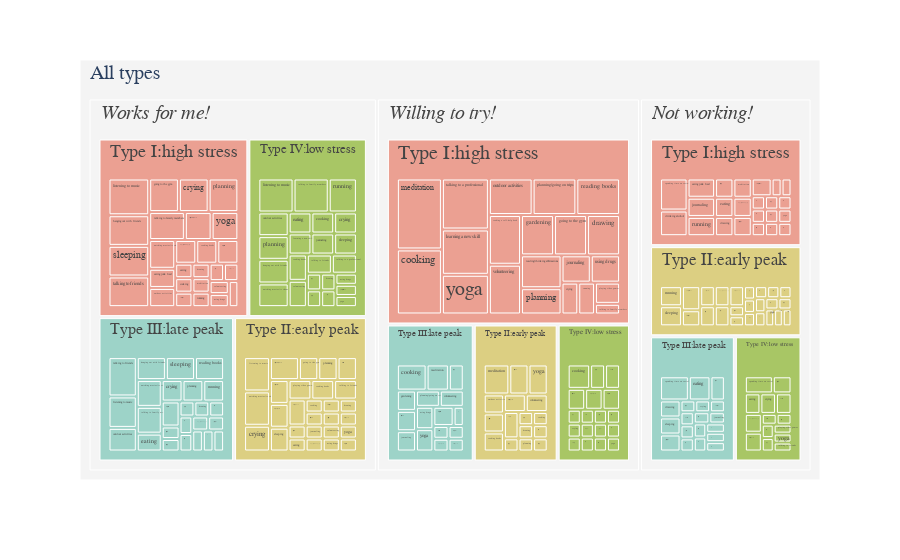

This figure's notebook cell:
### Code cell
df3 = pd.read_csv('./data/data4.csv')
# df3['Type']=df3['Type'].replace(['Not working','Works for me','Willing to try'],['<b>Not working</b>','<b>Works for me</b>','<b>Willing to try</b>'])
df3['Persona'] = df3['Persona'].replace(['persona1','persona2','persona3','persona4'],['Type I:high stress','Type II:early peak','Type III:late peak','Type IV:low stress'])
df3['Type'] = df3['Type'].replace(['Works for me','Willing to try','Not working'],['<i>Works for me!</i>','<i>Willing to try!</i>','<i>Not working!</i>'])
df3['All']='All types'
levels = ['Strategies','Type']
color_columns = 'Weight'
value_column = 'Weight'
def build_hierarchical_dataframe(df, levels, value_column, color_columns=None):
    """
    Build a hierarchy of levels for Sunburst or Treemap charts.


    Levels are given starting from the bottom to the top of the hierarchy,
    ie the last level corresponds to the root.
    """
    df_all_trees = pd.DataFrame(columns=['id', 'parent', 'value', 'color'])
    for i, level in enumerate(levels):
        df_tree = pd.DataFrame(columns=['id', 'parent', 'value', 'color'])
        dfg = df.groupby(levels[i:]).sum()
        dfg = dfg.reset_index()
        df_tree['id'] = dfg[level].copy()
        if i < len(levels) - 1:
            df_tree['parent'] = dfg[levels[i+1]].copy()
        else:
            df_tree['parent'] = 'total'
        df_tree['value'] = dfg[value_column]
        df_tree['color'] = dfg[color_columns]
        df_all_trees = df_all_trees.append(df_tree, ignore_index=True)
    total = pd.Series(dict(id='total', parent='',
                              value=df[value_column].sum(),
                              color=df[color_columns].sum() ))
    df_all_trees = df_all_trees.append(total, ignore_index=True)
    df_all_trees = df_all_trees[df_all_trees.value != 0]
    return df_all_trees
#df_all_trees = build_hierarchical_dataframe(df3, levels, value_column, color_columns)
#print(df_all_trees)
#average_score = 0.2

#fig = go.Figure()

# fig.add_trace(go.Treemap(
#     labels=df_all_trees['id'],
#     parents=df_all_trees['parent'],
#     values=df_all_trees['value'],
#     branchvalues='total',
#     # marker=dict(
#     #     colors=df_all_trees['color'],
#     #     colorscale='RdBu'
#     #      #cmid=average_score
#     #     ),
#     #hovertemplate='<b>%{label} </b> <br> Sales: %{value}<br> Success rate: %{color:.2f}',
#     name=''
#     ))
import plotly.express as px

fig=px.treemap(df3,
path=['All','Type','Persona','Strategies'],
values='Weight',branchvalues='total'
,color='Persona',
color_discrete_map={'Type I:high stress':'#eba092', 'Type II:early peak':'#dccf82', 'Type III:late peak':'9dd3c8', 'Type IV:low stress':'a8c665'\
#,'Not working':'#efefef','Works for me':'#cecece','Willing to try':'#adadad'\
,'(?)':'#f4f4f4'
}
#,custom_data = ['Strategies']
)
#fig.data[0].hovertemplate = '%{label}<br>%{value} votes from Persona %{current path}'
fig.update_traces(hovertemplate='%{label}<br>%{value} votes from  %{parent}<extra></extra>')

#Add image
# fig.add_layout_image(
#     dict(
#         source="https://raw.githubusercontent.com/brianzy/ploty-project/master/pic/P1Label.png",
#         xref="paper", yref="paper",
#         x=1.1, y=0.8,
#         sizex=0.1, sizey=0.1
#         ,xanchor="right", yanchor="bottom"
#         ,layer="below"
#     )
# )
# fig.add_layout_image(
#     dict(
#         source="https://raw.githubusercontent.com/brianzy/ploty-project/master/pic/P2Label.png",
#         xref="paper", yref="paper",
#         x=1.1, y=0.7,
#         sizex=0.1, sizey=0.1
#         ,xanchor="right", yanchor="bottom"
#         ,layer="below"
#     )
# )
# fig.add_layout_image(
#     dict(
#         source="https://raw.githubusercontent.com/brianzy/ploty-project/master/pic/P3Label.png",
#         xref="paper", yref="paper",
#         x=1.1, y=0.6,
#         sizex=0.1, sizey=0.1
#         ,xanchor="right", yanchor="bottom"
#         ,layer="below"
#     )
# )
# fig.add_layout_image(
#     dict(
#         source="https://raw.githubusercontent.com/brianzy/ploty-project/master/pic/P4Label.png",
#         xref="paper", yref="paper",
#         x=1.1, y=0.5,
#         sizex=0.1, sizey=0.1
#         ,xanchor="right", yanchor="bottom"
#         ,layer="below"
#     )
# )

# fig.add_trace(go.Treemap(
#     labels=df_all_trees['id'],
#     parents=df_all_trees['parent'],
#     values=df_all_trees['value'],
#     branchvalues='total',
#     marker=dict(
#         colors=df_all_trees['color'],
#         colorscale='RdBu',
#         cmid=average_score
#          ),
#     #hovertemplate='<b>%{label} </b> <br> Sales: %{value}<br> Success rate: %{color:.2f}',
#     maxdepth=2
#     ), 1, 2)
#fig.update_layout(uniformtext=dict(minsize=15, mode='hide'))
fig.update_layout(font=dict(family='courier',size=20))

#fig.update_layout(margin=dict( l=10))
fig.show()

### Figure 1 — Plotly figure (JSON) as saved in the notebook; plotly's stock layout.template omitted (floating-point values rounded to 4 significant figures; data arrays with more than 128 entries replaced by an {"elided": "..."} marker saying what was removed)
{"data": [{"branchvalues": "total", "customdata": {"elided": "400x1 str values"}, "domain": {"x": [0, 1], "y": [0, 1]}, "hovertemplate": "%{label}<br>%{value} votes from  %{parent}<extra></extra>", "ids": {"elided": "400 str values"}, "labels": {"elided": "400 str values"}, "marker": {"colors": {"elided": "400 str values"}}, "name": "", "parents": {"elided": "400 str values"}, "type": "treemap", "values": {"elided": "400 int values"}}], "layout": {"font": {"family": "courier", "size": 20}, "legend": {"tracegroupgap": 0}, "margin": {"t": 60}}}
